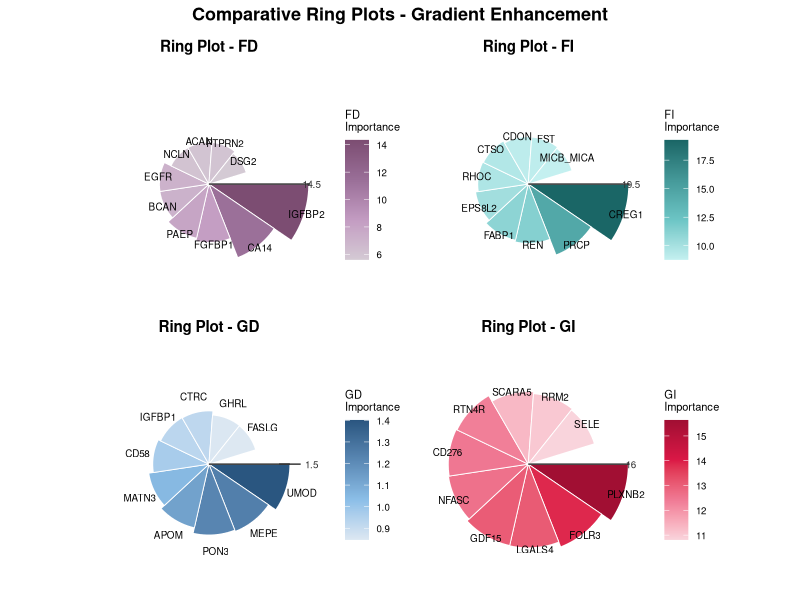

This chart was generated by the following R code:
# =============================
# 1. Load data
# =============================
gd <- read.csv(
  "./data/Dementia-gradient_importance_Gradually_Decreasing_Deep_ordinal_regression.csv",
  stringsAsFactors = FALSE
)

gi <- read.csv(
  "./data/Dementia-gradient_importance_dementia_Gradually_Increasing_Deep_ordinal_regression.csv",
  stringsAsFactors = FALSE
)

fi <- read.csv(
  "./data/Dementia-gradient_importance_dementia_Fluctuating_Increasing_Deep_ordinal_regression.csv",
  stringsAsFactors = FALSE
)

fd <- read.csv(
  "./data/Dementia-gradient_importance_dementia_Fluctuating_Decreasing_Deep_ordinal_regression.csv",
  stringsAsFactors = FALSE
)

# =============================
# 2. Load libraries
# =============================
library(dplyr)
library(ggplot2)
library(scales)
library(patchwork)

# =============================
# 3. Ring plot function
# =============================
plot_single_ring <- function(df, source_name, fill_colors) {
  
  # Compute axis limit
  max_value <- max(df$Gradient.Importance)
  
  axis_limit <- ifelse(
    max_value %% 1 == 0,
    max_value,
    ceiling(max_value * 2) / 2
  )
  
  axis_height <- axis_limit
  
  # Select top 10 proteins
  df_top <- df %>%
    slice_max(Gradient.Importance, n = 10) %>%
    mutate(
      height_ratio = Gradient.Importance / max_value,
      ymin  = 10,
      ymax  = ymin + height_ratio * axis_height,
      id    = row_number(),
      angle = 360 * (id - 1) / 10
    )
  
  axis_angle <- 360
  
  # Axis line
  axis_line <- data.frame(
    x    = axis_angle,
    xend = axis_angle,
    y    = 10,
    yend = 10 + axis_height
  )
  
  # Axis tick
  tick_height <- axis_height + 10
  
  ticks <- data.frame(
    x     = axis_angle,
    xend  = axis_angle,
    y     = tick_height - 0.2,
    yend  = tick_height + 0.2,
    label = round(axis_limit, 1)
  )
  
  # Plot
  ggplot(df_top) +
    geom_rect(
      aes(
        xmin = angle - 18,
        xmax = angle + 18,
        ymin = ymin,
        ymax = ymax,
        fill = Gradient.Importance
      ),
      color = "white",
      linewidth = 0.3
    ) +
    scale_fill_gradientn(
      colours = fill_colors,
      name = paste(source_name, "\nImportance")
    ) +
    geom_segment(
      data = axis_line,
      aes(x = x, xend = xend, y = y, yend = yend),
      inherit.aes = FALSE,
      color = "gray20",
      linewidth = 0.5
    ) +
    geom_segment(
      data = ticks,
      aes(x = x, xend = xend, y = y, yend = yend),
      inherit.aes = FALSE,
      color = "gray20",
      linewidth = 0.5
    ) +
    geom_text(
      data = ticks,
      aes(x = x, y = yend + 0.2, label = label),
      inherit.aes = FALSE,
      size = 2.5,
      color = "gray20"
    ) +
    geom_text(
      aes(x = angle, y = ymax + 0.3, label = Protein),
      size = 2.5
    ) +
    coord_polar(theta = "x", start = pi / 2) +
    theme_void() +
    ggtitle(paste("Ring Plot -", source_name)) +
    theme(
      plot.title = element_text(hjust = 0.5, face = "bold", size = 11),
      legend.position = "right",
      legend.title = element_text(size = 8),
      legend.text  = element_text(size = 7)
    )
}

# =============================
# 4. Color schemes
# =============================
fd_colors <- c("#d4cad4", "#c39cc2", "#9a6f98", "#7c4d72")
fi_colors <- c("#c4f0f0", "#6cc5c5", "#459999", "#1a6666")
gi_colors <- c("#f9d4dc", "#f07a95", "#db1846", "#a10f33")
gd_colors <- c("#dde8f2", "#8cbfe8", "#5a88b4", "#2a5680")

# =============================
# 5. Generate plots
# =============================
p1 <- plot_single_ring(fd, "FD", fd_colors)
p2 <- plot_single_ring(fi, "FI", fi_colors)
p3 <- plot_single_ring(gd, "GD", gd_colors)
p4 <- plot_single_ring(gi, "GI", gi_colors)

# =============================
# 6. Combine plots
# =============================
final_plot <- (p1 | p2) / (p3 | p4) +
  plot_annotation(
    title = "Comparative Ring Plots - Gradient Enhancement",
    theme = theme(
      plot.title = element_text(hjust = 0.5, size = 13, face = "bold")
    )
  )

# =============================
# 7. Save output
# =============================
ggsave(
  "./results/Protein_selection-dementia-softened_gradient.pdf",
  final_plot,
  width  = 12,
  height = 8,
  units  = "in"
)
